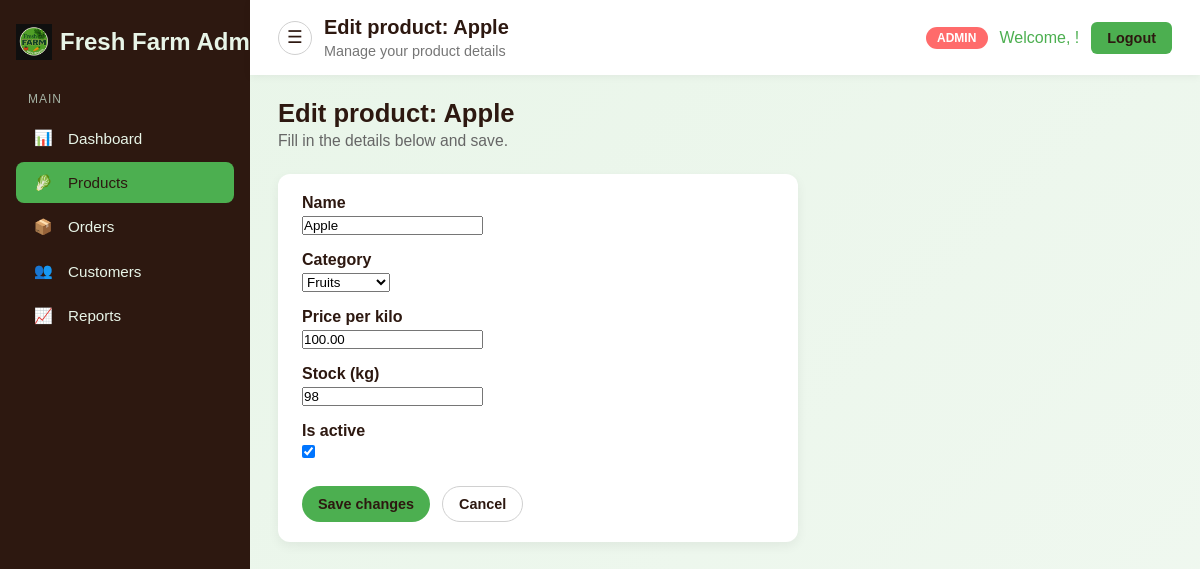
The app's page /admin-products/11/edit/ (signed in) with its own data.
### fresh_app/models.py (models this page shows, shortened)
class Product(models.Model):
    name = models.CharField(max_length=200)
    category = models.CharField(max_length=100, blank=True)
    price = models.DecimalField(max_digits=10, decimal_places=2)
    stock_quantity = models.PositiveIntegerField(default=0)
    is_active = models.BooleanField(default=True)
    created_at = models.DateTimeField(auto_now_add=True)
    updated_at = models.DateTimeField(auto_now=True)

### fresh_app/views.py (the view)
# urls.py: path('admin-products/<int:pk>/edit/', views.admin_product_edit, name='admin_product_edit'),
def admin_product_edit(request, pk):
    if not request.user.is_authenticated:
        return redirect('login')
    if not (request.user.is_superuser or request.user.is_staff):
        return redirect('customer_dashboard')
    product = get_object_or_404(Product, pk=pk)
    if request.method == 'POST':
        form = ProductForm(request.POST, instance=product)
        if form.is_valid():
            form.save()
            messages.success(request, 'Product updated successfully.')
            return redirect('admin_products')
    else:
        form = ProductForm(instance=product)
    return render(request, 'product_form.html', {
        'form': form,
        'form_title': f'Edit product: {product.name}',
        'submit_label': 'Save changes',
    })

### fresh_app/forms.py
class ProductForm(forms.ModelForm):
    CATEGORY_CHOICES = [
        ('', '---------'),
        ('Vegetables', 'Vegetables'),
        ('Fruits', 'Fruits'),
    ]
    category = forms.ChoiceField(choices=CATEGORY_CHOICES, required=False)
    price = forms.DecimalField(label='Price per kilo', max_digits=10, decimal_places=2)
    class Meta:
        model = Product
        fields = ['name', 'category', 'price', 'stock_quantity', 'is_active']
        labels = {
            'stock_quantity': 'Stock (kg)',
        }

### templates/product_form.html (shortened to what this page needs)
{% extends 'admin_base.html' %}
{% block nav_products_active %}active{% endblock %}
{% block page_title %}{{ form_title }}{% endblock %}
{% block page_subtitle %}Manage your product details{% endblock %}
{% block content %}
<div class="page-header">
    <h1>{{ form_title }}</h1>
    <p>Fill in the details below and save.</p>
</div>
<div class="card" style="max-width: 520px;">
    <form method="post">
        <div style="display: grid; gap: 1rem;">
            {% for field in form %}
                <div>
                    <label for="{{ field.id_for_label }}" style="display:block; font-weight:600; margin-bottom:0.25rem;">{{ field.label }}</label>
                    {{ field }}
                </div>
            {% endfor %}
        </div>
        <div style="margin-top:1.5rem; display:flex; gap:0.75rem;">
            <button type="submit" class="btn btn-primary">{{ submit_label }}</button>
            <a href="{% url 'admin_products' %}" class="btn btn-outline">Cancel</a>
        </div>
    </form>
</div>
{% endblock %}

### templates/admin_base.html (style rules this page uses)
* { margin: 0; padding: 0; box-sizing: border-box; }
body { font-family: 'Arial', sans-serif; background: linear-gradient(135deg, #e8f5e8 0%, #f0f8f0 100%); min-height: 100vh; color: #2d1810; }
.page-header { margin-bottom: 1.5rem; }
.page-header h1 { font-size: 1.6rem; margin-bottom: 0.25rem; }
.page-header p { color: #666; font-size: 0.98rem; }
.card { background-color: #ffffff; border-radius: 12px; padding: 1.25rem 1.5rem; box-shadow: 0 4px 12px rgba(0,0,0,0.06); }
.btn { display: inline-flex; align-items: center; justify-content: center; padding: 0.55rem 1rem; border-radius: 999px; border: none; cursor: pointer; font-size: 0.9rem; font-weight: 600; text-decoration: none; transition: background-color 0.2s, box-shadow 0.2s, transform 0.1s; }
.btn-primary { background-color: #4CAF50; color: #2d1810; }
.btn-outline { background-color: transparent; color: #2d1810; border: 1px solid #d0d0d0; }

### records on screen
Product: form "Apple" "Fruits" "100.00" "98" "☑"

### other values on screen
{{ field.label }} "Name" "Category" "Price per kilo" "Stock (kg)" "Is active"
{{ submit_label }} "Save changes"
